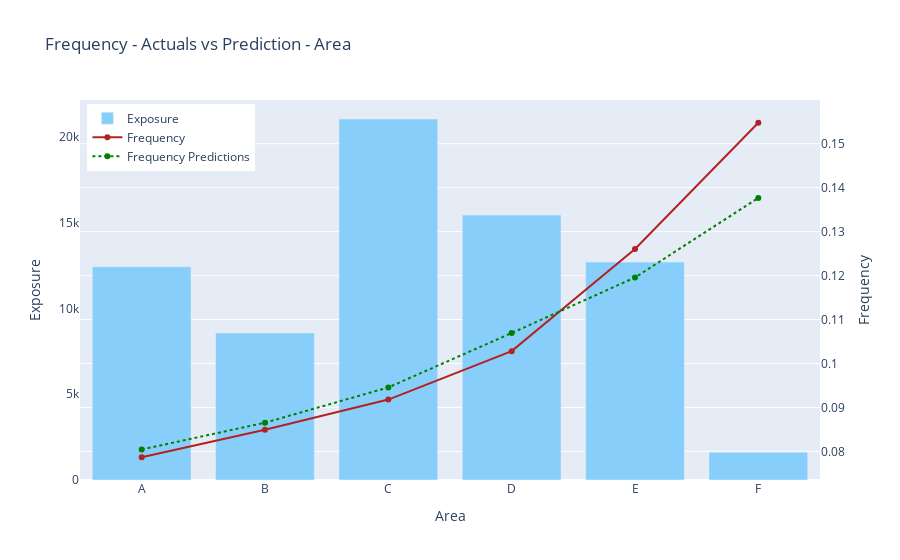

This figure's notebook cell:
### Code cell
plot_aggregated_data(visual_data = aggregated_data, 
                        feature = feature, 
                        target = 'Frequency', 
                        prediction = 'FrequencyPrediction',
                        exposure = 'Exposure')

### Figure 1 — Plotly figure (JSON) as saved in the notebook; plotly's stock layout.template omitted (floating-point values rounded to 4 significant figures)
{"data": [{"marker": {"color": "lightskyblue"}, "name": "Exposure", "type": "bar", "x": ["A", "B", "C", "D", "E", "F"], "y": [12430.0, 8572.0, 21040.0, 15440.0, 12700.0, 1622.0], "yaxis": "y"}, {"line": {"color": "firebrick"}, "mode": "lines+markers", "name": "Frequency", "type": "scatter", "x": ["A", "B", "C", "D", "E", "F"], "y": [0.07867, 0.08493, 0.0918, 0.1028, 0.1261, 0.1548], "yaxis": "y2"}, {"line": {"color": "green", "dash": "dot"}, "mode": "lines+markers", "name": "Frequency Predictions", "type": "scatter", "x": ["A", "B", "C", "D", "E", "F"], "y": [0.08043, 0.08653, 0.09456, 0.1069, 0.1196, 0.1377], "yaxis": "y2"}], "layout": {"barmode": "group", "legend": {"x": 0.01, "y": 0.99}, "title": {"text": "Frequency - Actuals vs Prediction - Area"}, "xaxis": {"title": {"text": "Area"}}, "yaxis": {"showgrid": false, "side": "left", "title": {"text": "Exposure"}}, "yaxis2": {"overlaying": "y", "side": "right", "title": {"text": "Frequency"}}}}
